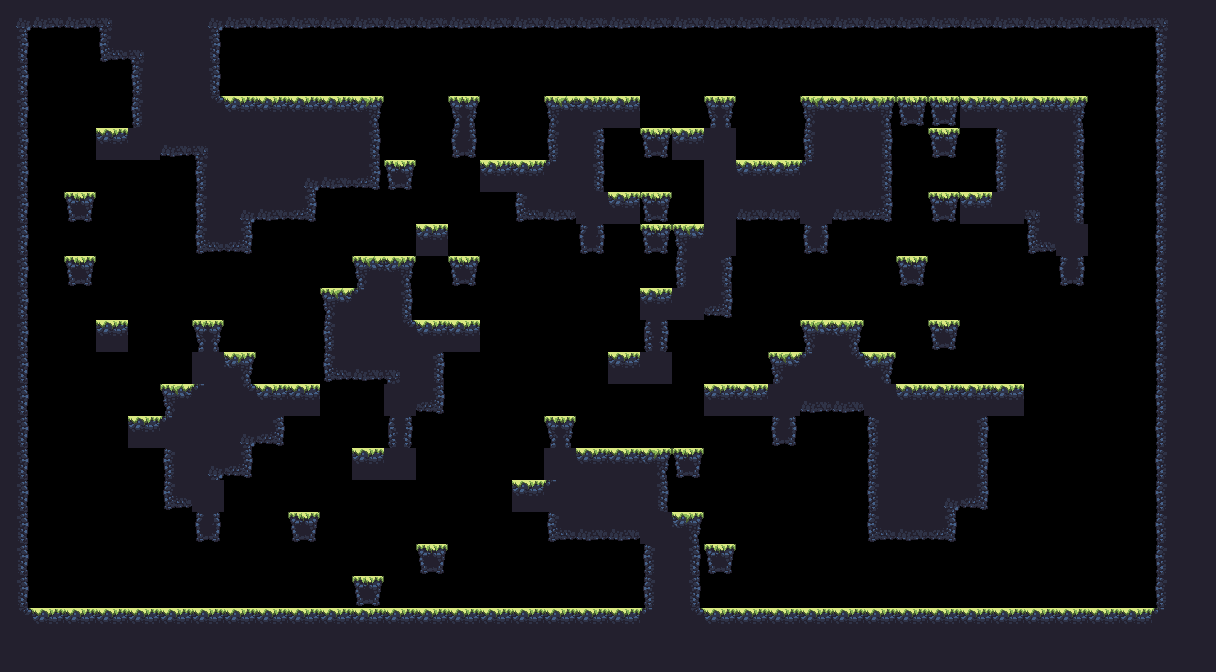

This is a level from a 2D game, rendered from its Tiled map with the project's own tilesets. A one-line summary and the complete map file follow:
An orthogonal 38x21 tile map with 32x32 px tiles, 1 tile layer (main) and 10 objects (spawn, boss_spawn, spawnPlayer3, spawnPlayer2, spawnPlayer1, ...).

<map version="1.2" tiledversion="1.3.2" orientation="orthogonal" renderorder="right-down" compressionlevel="0" width="38" height="21" tilewidth="32" tileheight="32" infinite="0" nextlayerid="3" nextobjectid="12">
 <tileset firstgid="1" source="forest_summer_tile_set.tsx" />
 <layer id="1" name="main" width="38" height="21">
  <data encoding="csv">
5,22,22,6,12,12,5,22,22,22,22,22,22,22,22,22,22,22,22,22,22,22,22,22,22,22,22,22,22,22,22,22,22,22,22,22,6,12,
13,0,0,21,6,12,13,0,0,0,0,0,0,0,0,0,0,0,0,0,0,0,0,0,0,0,0,0,0,0,0,0,0,0,0,0,11,12,
13,0,0,0,11,12,13,0,0,0,0,0,0,0,0,0,0,0,0,0,0,0,0,0,0,0,0,0,0,0,0,0,0,0,0,0,11,12,
13,0,0,0,11,12,17,2,2,2,2,3,0,0,4,0,0,1,2,2,0,0,4,0,0,1,2,3,34,34,2,2,2,3,0,0,11,12,
13,0,0,2,12,22,6,12,12,12,12,13,0,0,24,0,0,11,13,0,34,2,12,0,0,11,12,13,0,34,0,11,12,13,0,0,11,12,
13,0,0,0,0,0,11,12,12,5,22,23,34,0,0,2,2,18,13,0,0,0,12,2,2,18,12,13,0,0,0,11,12,13,0,0,11,12,
13,0,34,0,0,0,11,5,22,23,0,0,0,0,0,0,21,22,12,2,34,0,12,22,22,12,22,23,0,34,2,12,6,13,0,0,11,12,
13,0,0,0,0,0,21,23,0,0,0,0,0,2,0,0,0,0,24,0,34,1,12,0,0,24,0,0,0,0,0,0,21,12,0,0,11,12,
13,0,34,0,0,0,0,0,0,0,0,1,3,0,34,0,0,0,0,0,0,11,13,0,0,0,0,0,34,0,0,0,0,24,0,0,11,12,
13,0,0,0,0,0,0,0,0,0,1,18,13,0,0,0,0,0,0,0,2,12,23,0,0,0,0,0,0,0,0,0,0,0,0,0,11,12,
13,0,0,2,0,0,4,0,0,0,11,12,17,2,2,0,0,0,0,0,14,0,0,0,0,1,3,0,0,34,0,0,0,0,0,0,11,12,
13,0,0,0,0,0,12,3,0,0,21,22,6,13,0,0,0,0,0,2,12,0,0,0,1,18,17,3,0,0,0,0,0,0,0,0,11,12,
13,0,0,0,0,1,18,17,2,2,0,0,12,23,0,0,0,0,0,0,0,0,2,2,12,22,22,12,2,2,2,2,0,0,0,0,11,12,
13,0,0,0,2,18,12,5,23,0,0,0,14,0,0,0,0,4,0,0,0,0,0,0,24,0,0,11,12,12,13,0,0,0,0,0,11,12,
13,0,0,0,0,11,5,23,0,0,0,2,12,0,0,0,0,12,2,2,3,34,0,0,0,0,0,11,12,12,13,0,0,0,0,0,11,12,
13,0,0,0,0,21,12,0,0,0,0,0,0,0,0,0,2,18,12,12,13,0,0,0,0,0,0,11,12,5,23,0,0,0,0,0,11,12,
13,0,0,0,0,0,24,0,0,34,0,0,0,0,0,0,0,21,22,22,12,3,0,0,0,0,0,21,22,23,0,0,0,0,0,0,11,12,
13,0,0,0,0,0,0,0,0,0,0,0,0,34,0,0,0,0,0,0,11,13,34,0,0,0,0,0,0,0,0,0,0,0,0,0,11,12,
13,0,0,0,0,0,0,0,0,0,0,34,0,0,0,0,0,0,0,0,11,13,0,0,0,0,0,0,0,0,0,0,0,0,0,0,11,12,
17,2,2,2,2,2,2,2,2,2,2,2,2,2,2,2,2,2,2,2,18,17,2,2,2,2,2,2,2,2,2,2,2,2,2,2,18,12,
12,12,12,12,12,12,12,12,12,12,12,12,12,12,12,12,12,12,12,12,12,12,12,12,12,12,12,12,12,12,12,12,12,12,12,12,12,12
</data>
 </layer>
 <objectgroup id="2" name="objects">
  <object id="1" name="spawn" x="555.869" y="356.596" />
  <object id="2" name="boss_spawn" x="585.597" y="314.514" />
  <object id="4" name="spawnPlayer3" x="1090.93" y="556.779" />
  <object id="5" name="spawnPlayer2" x="1060.54" y="63.1731" />
  <object id="6" name="spawnPlayer1" x="97.6933" y="522.348" />
  <object id="7" name="spawnPlayer0" x="109.866" y="93.9481" />
  <object id="8" name="spawnCrown3" x="929.355" y="577.428" />
  <object id="9" name="spawnCrown2" x="974.412" y="163.017" />
  <object id="10" name="spawnCrown1" x="259.204" y="579.295" />
  <object id="11" name="spawnCrown0" x="270.416" y="59.4916" />
 </objectgroup>
</map>
